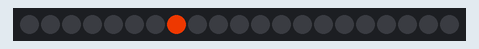
A sketch run on a simulated Arduino Uno, built with avr-gcc and run on an emulated ATmega328P. Shown: 21 RGB LEDs in strip order, left to right. Dim RGB values are drawn brighter than linear; random numbers use the default seed unless the sketch sets one.

Above: at 0.15 s.
At 4.98 s:
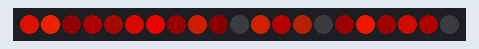
At 10.12 s:
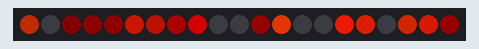
At 20.09 s:
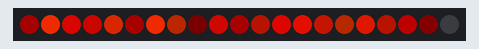
At 29.76 s:
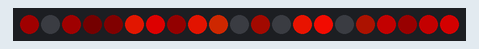
At 39.74 s:
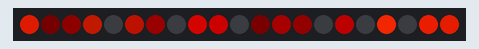

The sketch:

AutumnSparks.ino
```cpp
// Import library and set color order
#define COLOR_ORDER GRB  // Green, Red, Blue
#include <FastLED.h>     // FastLED Library

// # of LEDs on the strip
#define NUM_LEDS 21  // 21 LEDs


// LED and Input ports
#define LED1 7      // LED
#define SPARKLE 2  // Input

CRGB led[NUM_LEDS];  // Create the led array

const int density = 3; // The visual amount of LEDs on the Strip (lower density = more LEDs on strip lit up)
const int speed = 10; // The speed the LEDs appear and disappear (higher = faster, vice versa)


void setup() {
  pinMode(LED1, OUTPUT);  // Set pin 7 as output for LEDs

  pinMode(SPARKLE, INPUT_PULLUP);  // Set pin 2 as input for has note; Sets to HIGH

  FastLED.addLeds<WS2812, LED1, GRB>(led, NUM_LEDS);  // <Type of LED, Pin #, Color value type>(LED variable, # of LEDs)

  Serial.begin(9600);  // Begin serial communication

}

void loop() {
  int index = random(0, NUM_LEDS); // Find a random LED on the strip
  led[index] = CRGB(random(190, 255), random(0, 60), 0); // Set that LED to be between Red and light Orange
  for (int i = 0; i < 5 - density; i++) { // Provide a gap between the LEDs being turned on (also dim them)
    fadeall(); // Dim the LEDs
    FastLED.show(); // Show the LEDs
    delay(50/speed); // Delay
  }
}

void fadeall() { for(int i = 0; i < NUM_LEDS; i++) { led[i].nscale8(245); } } // Dims all of the LEDs
```
